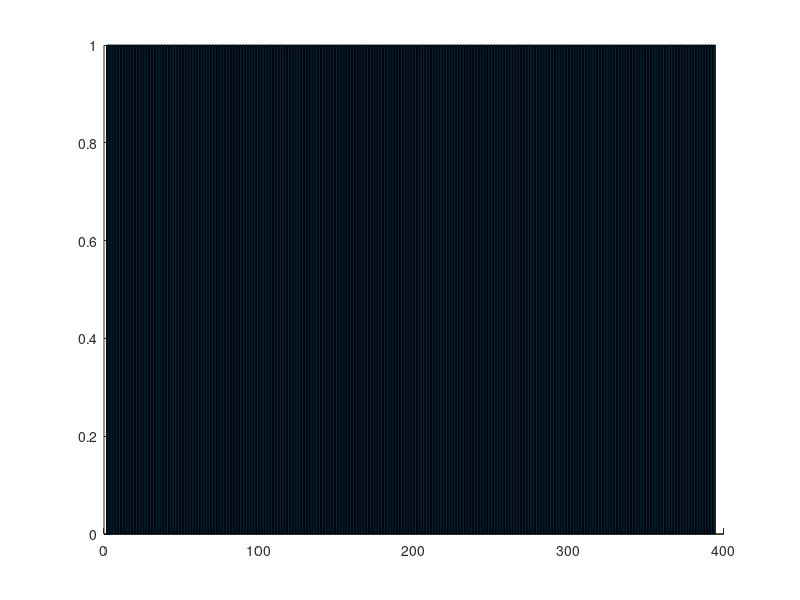

This chart was generated by the following MATLAB code: (Note: this script raises an error after producing the figure.)
function sunshine()
while(1)
	clear all;
	close all;
	echo off;
	delay=0;
	cnow=clock();
	if(cnow(4)*100+cnow(5)<1830)	%execute time 18:30
		clc;
		delay=(18*3600+30*60-(cnow(4)*3600+cnow(5)*60+cnow(6)));
		fprintf(['Programm has been hold on wating for the next caculation\n\n NEXT CACULATING TIME: ',datestr(now+delay/86400),'\n']);
	pause(delay);
		cnow=clock();		%get time again
	end
	check_time=[num2str(cnow(1)),full(cnow(2)),full(cnow(3)),'0001'];
	



	JLday=timeget(check_time);
	
	Day_Rank=round(JLday-datenum(str2num(check_time(1:4)),1,1,0,0,0));
	mdayvec=load('parameter/midday.txt');
    if Day_Rank==0
        Day_Rank=1;
    end
	mday=mdayvec(Day_Rank);							%Get midday second of today
	
	fid1=fopen('parameter/sundata.txt','r');				
	for i=1:366
		sunline=fgetl(fid1);
		if sunline(1:2)==check_time(5:6)&sunline(4:5)==check_time(7:8)	%Get the right line of today
			break;
		end
	end
	fclose(fid1);

	srh=str2num(sunline(7:8));
	srm=str2num(sunline(10:11));
	ssh=str2num(sunline(13:14));
	ssm=str2num(sunline(16:17));

	if (str2num(check_time(5:6))>3)&(str2num(check_time(5:6))<10)	%Summer Time
		start_time=[full(srh+1),sunline(10:11)];
		end_time=[full(ssh-1),sunline(13:14)];
	else
		start_time=[full(srh+2),sunline(10:11)];
		end_time=[full(ssh-2),sunline(13:14)];
	end
	
	sr_s=srh*3600+srm*60;				%Get the seconds of sunrise to midnight	
	ss_s=ssh*3600+ssm*60;				%Get the seconds of sunset to midnight

	
	sunshine=0;			%successful and sun on
	successful_time=0;		%successfully read img number
	failed_time=0;			%faildly read img number
	series='';			%time series list 
	

	while(str2num(start_time)<=str2num(end_time))
		
		check_now_time=[check_time(1:8),start_time]; %e.g. '201302251123'
		
		start_time=timeadd(start_time);

		body_X=0;
		body_Y=0;

		%-----------IM reading and processing-----------
		disp(['Working on ',check_now_time]);

		JLday=timeget(check_now_time);
		[dnflag,sunh]=dayornight(check_now_time,JLday,mday);
		if (dnflag)
			continue;
		end

		try
			imgpath=['../../archive/cam8/',check_time(1:8),'/ch01_',check_now_time,'*.png'];
			file=dir(imgpath);
			imgname=['../../archive/cam8/',check_time(1:8),'/',file(1).name];
			I = imread(imgname);
		catch
			failed_time=failed_time+1;
			series=[series,sprintf([check_now_time,'%3d\n'],-1)];			
			continue;
		end
		
		successful_time=successful_time+1;
		I = I(1:576,1:704,:);		%cut the bottom timestamp line		
		I = imresize(I,[527 704]);	%Change the size of picture
		I=I(:,90:616,:);	%Cut out the interesting part
		I=rgb2gray(I);				%rgb2gray passage

		
				
		%-----------body search process-----------
		I=im2bw(I,0.98);
		search_r=round(262-sunh);
		try
			L=bwlabel(I);
			stats=regionprops(L,'Area');					%Get every labels' Area
			allArea=[stats.Area];				
			allArea=sort(allArea,'descend');
			len=length(allArea);
			if(max(allArea)>=400)
				idx=find([stats.Area]==max(allArea));			%Find the label which take the max area
			end

			s=regionprops(L,'centroid');					%Find every labels' Centroid
			centroids=cat(1,s.Centroid);
			if(round(sqrt((centroids(idx,1)-264)^2+(centroids(idx,2)-264)^2))<search_r)	%If not the light of Guangzhou or Lab, return celestial body result
				body_X=centroids(idx,1);
				body_Y=centroids(idx,2);
				sunshine=sunshine+1;
				series=[series,sprintf([check_now_time,'%3d\n'],1)];
			else
				series=[series,sprintf([check_now_time,'%3d\n'],0)];
				continue
			end
		catch
			series=[series,sprintf([check_now_time,'%3d\n'],0)];
			continue;
		end	
	end

	sunshine_per=sunshine/successful_time;
	pssd=(ss_s-sr_s)/3600;
	rssd=sunshine_per*(ss_s-sr_s)/3600;
	%------------------output-------------------
	
	%---------------text data---------------
	
	if(exist(['data/series/',check_time(1:4)])==0)		%If there is no such dir,make it
		mkdir('data/series/',check_time(1:4));	
	end
	
	fid1=fopen('realtime.txt','w');
	fprintf(fid1,[check_time(1:8),'%5d%5d%5d%8.2f%8.2f%5d\n'],successful_time,failed_time,sunshine,pssd,rssd,round(sunshine_per*100));
	fclose(fid1);
	
	fid2=fopen(['data/series/',check_time(1:4),'/',check_time(1:8),'.txt'],'w');
	fprintf(fid2,[check_time(1:8),'%5d%5d%5d%8.2f%8.2f%5d\n'],successful_time,failed_time,sunshine,pssd,rssd,round(sunshine_per*100));
	fprintf(fid2,'------------------------------------------------------------\n');	
	fprintf(fid2,series);
	fclose(fid2);
	
	%---------------graph data---------------
	if(exist(['data/track/',check_time(1:4)])==0)		%If there is no such dir,make it
		mkdir('data/track/',check_time(1:4));	
	end

	fid1=fopen(['data/series/',check_time(1:4),'/',check_time(1:8),'.txt'],'r');
	
	sunvec=zeros(840,1);
	picstat=zeros(840,1); %0 for okay,1 for ruined 
	str=fgetl(fid1);
	str=fgetl(fid1);
	str=fgetl(fid1);		%Preread
	pos=(str2num(str(9:10))*60-6*60)+str2num(str(11:12))+1;
	startpos=str(9:12);
	startposmin=(str2num(str(9:10))*60-6*60)+str2num(str(11:12))+1;
	while(~feof(fid1))
		str=fgetl(fid1);
		pos=pos+1;
		sunvec(pos,1)=str2num(str(14:15));
		if(sunvec(pos,1)<0) 
			sunvec(pos,1)=1;
			picstat(pos,1)=1;
		end
	end
	fclose(fid1);

	endpos=str(9:12);
	endposmin=(str2num(str(9:10))*60-6*60)+str2num(str(11:12))+1;
	len=endposmin-startposmin+1;
	figure('Visible','off');
	h=bar(sunvec(startposmin:endposmin,1),'stack');
	ch=get(h,'children');
	color_map=ones(len,3);
	for i=1:len
		if picstat(i+startposmin-1,1)==0
			color_map(i,:)=[0 0 1];
		else
			color_map(i,:)=[1 0 0];
		end
	end
	set(ch,'EdgeColor','none');
	set(ch,'FaceVertexCData',color_map);

	axis([0 len 0 1]);
	set(gca,'ytick',0:1:1,'yticklabel',{'',''});
	xlab=cell(floor(len/60)+1);
	for i =1:floor(len/60)+1
		xlab(i)={[full(str2num(startpos(1:2))+i-1),':',startpos(3:4)]};
	end
	set(gca,'xtick',1:60:len,'xticklabel',xlab);
	set(gcf,'unit','normalized','position',[0.2,0.2,0.64,0.12]);
	titleline=sprintf('DPS: %4.1fh  SD: %4.1fh  PS: %3d%%',pssd,rssd,round(sunshine_per*100));
	title(['Sunshine Timeseries (',check_time(1:4),'-',check_time(5:6),'-',check_time(7:8),' ',titleline,')']);
	set(get(gca,'title'),'FontSize',12);
	set(gcf,'PaperPositionMode','auto');	%Output with the same size of Screen
	saveas(gcf,['data/track/',check_time(1:4),'/',check_time(1:8),'.jpg'],'jpg');
	saveas(gcf,'../../www/html/img/sunshine.jpg','jpg');
	hold off;	
	close(gcf);
	%---------------screen data---------------
	clc;
	fprintf(['    ----------------------RESULT LIST----------------------\n']);
	fprintf(['\tCaculating Date:\t\t\t',check_time(1:8),'\n']);
	fprintf('\tPossiable Sunshine Duration:\t\t%6.2fh\n',pssd);
	fprintf('\tReal Sunshine Duration:\t\t\t%6.2fh\n',rssd);
	fprintf('\tPercentage of Sunshine Duration:\t%5.1f%%\n',sunshine_per*100);
	fprintf('\tValid Picture Number:\t\t\t%4d\n',successful_time);
	fprintf('\tRuined Picture Number:\t\t\t%4d\n',failed_time);
	fprintf(['    -------------------------------------------------------\n\n']);
	cnow=clock();
	delay=(86400-(cnow(4)*3600+cnow(5)*60+cnow(6)))+18*3600+30*60;
	fprintf(['Programm has been hold on wating for the next caculation\n\n NEXT CACULATING TIME: ',datestr(now+delay/86400),'\n']);
	pause(delay);
end		
%------------------------------Function TIMEGET()------------------------------
function JLday=timeget(filename)

	y=str2num(filename(1:4));
	m=str2num(filename(5:6));
	d=str2num(filename(7:8));
	h=str2num(filename(9:10));
	mn=str2num(filename(11:12));
	JLday=datenum(y,m,d,h,mn,0);

%------------------------------Function IFBODYHERE()------------------------------
function [dnflag,sunh,sunl]=dayornight(tstr,JLday,mday)
	dnflag=1;					%dnflag: 0 for day and 1 for night
	sunh=0;
	lon=113.39*pi/180;
	lat=23.05*pi/180;
	
	Day_Rank=round(JLday-datenum(str2num(tstr(1:4)),1,1,0,0,0));
	now_s=86400*(JLday-datenum(str2num(tstr(1:4)),str2num(tstr(5:6)),str2num(tstr(7:8)),0,0,0));
	Local_Time=now_s-mday;
	Hour_Angle=Local_Time*7.27e-5;
	Dec=asin(0.398*sin(4.87+0.0175*Day_Rank+0.033*sin(0.0175*Day_Rank)));
	sunh=asin(sin(lat)*sin(Dec)+cos(lat)*cos(Dec)*cos(Hour_Angle));
	sunh=sunh*180/pi;
	if sunh>0
		dnflag=0;
	end
%---------------------------------Function TIMEADD()------------------------------------
function tstr=timeadd(timestr)	%e.g. timestr='0911'
	hh=str2num(timestr(1:2));	
	mm=str2num(timestr(3:4));
	mm=mm+1;
	if mm==60
		mm=0;
		hh=hh+1;	
	end
	tstr=[full(hh),full(mm)];


%---------------------------------Function FULL()------------------------------------
function str=full(x)

	if(x<10)
		str=['0',int2str(x)];	
	else	
		str=int2str(x);
	end
